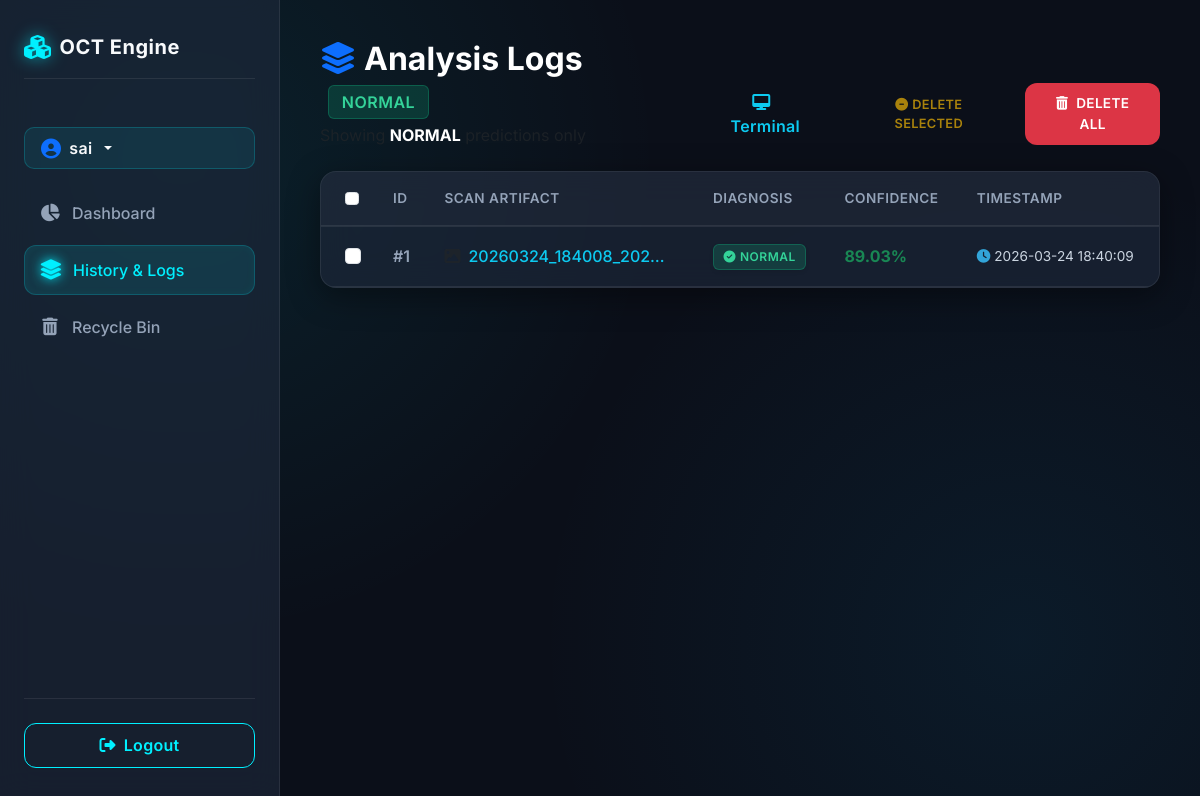
The page /history_filter?class=NORMAL (signed in) on the database its author committed.
### tables this page shows
CREATE TABLE users (
            id INTEGER PRIMARY KEY AUTOINCREMENT,
            name TEXT NOT NULL,
            email TEXT NOT NULL UNIQUE,
            password_hash TEXT NOT NULL,
            created_at TEXT NOT NULL
        );

CREATE TABLE predictions (
            id INTEGER PRIMARY KEY AUTOINCREMENT,
            user_id INTEGER NOT NULL,
            filename TEXT NOT NULL,
            predicted_class TEXT NOT NULL,
            confidence REAL NOT NULL,
            actual_confidence REAL,
            created_at TEXT NOT NULL,
            FOREIGN KEY (user_id) REFERENCES users(id)
        );

### app.py (the view)
@app.route('/history_filter')
@login_required
def history_filter():
    filter_class = request.args.get('class', '').upper()
    rows = get_user_predictions(session['user_id'], filter_class=filter_class or None)
    return render_template('history.html', rows=rows, filter_class=filter_class)

### app.py (called while the page is built, shortened)
def get_db_connection():
    conn = sqlite3.connect(app.config['DATABASE'])
    conn.row_factory = sqlite3.Row
    return conn

def get_user_by_id(user_id):
    conn = get_db_connection()
    user = conn.execute(
        "SELECT * FROM users WHERE id = ?",
        (user_id,)
    ).fetchone()
    conn.close()
    return user

def get_user_predictions(user_id, filter_class=None):
    conn = get_db_connection()
    if filter_class == 'ABNORMAL':
        rows = conn.execute("""
            SELECT *, ROW_NUMBER() OVER (PARTITION BY user_id ORDER BY id) AS row_num
            FROM predictions
            WHERE user_id = ? AND predicted_class != 'NORMAL'
            ORDER BY id DESC
        """, (user_id,)).fetchall()
    elif filter_class and filter_class != 'ABNORMAL':
        rows = conn.execute("""
            SELECT *, ROW_NUMBER() OVER (PARTITION BY user_id ORDER BY id) AS row_num
            FROM predictions
            WHERE user_id = ? AND predicted_class = ?
            ORDER BY id DESC
        """, (user_id, filter_class)).fetchall()
    conn.close()
    return rows

def login_required(view_func):
    @wraps(view_func)
    def wrapped(*args, **kwargs):
        if 'user_id' not in session:
            flash('Please login first.', 'warning')
            return redirect(url_for('login'))
        return view_func(*args, **kwargs)
    return wrapped

@app.context_processor
def inject_user():
    user = None
    if 'user_id' in session:
        user = get_user_by_id(session['user_id'])
    return dict(current_user=user)

### templates/history.html (shortened to what this page needs)
{% extends 'base.html' %}
{% block content %}
<div class="d-flex justify-content-between align-items-end mb-4">
    <div>
        <h2 class="fw-bold mb-1 text-white">
            <i class="fas fa-layer-group text-primary me-2"></i>Analysis Logs
            {% if filter_class %}
                <span class="badge bg-{% if filter_class == 'NORMAL' %}success{% else %}warning{% endif %} ms-2 fs-6">
                    {{ filter_class }}
                </span>
            {% endif %}
        </h2>
        <p class="text-muted mb-0">
            {% if filter_class %}
                Showing <strong class="text-white">{{ filter_class }}</strong> predictions only
            {% else %}
                Historical classification queries
            {% endif %}
        </p>
    </div>
    <div class="d-flex gap-2 align-items-center">
        <a href="{{ url_for('dashboard') }}" class="btn btn-outline-info">
            <i class="fas fa-desktop me-2"></i>Terminal
        </a>
        {% if rows %}
        <button type="button" class="btn btn-outline-warning text-uppercase" style="font-size:0.8rem;" id="deleteSelectedBtn" onclick="submitDeleteSelected()" disabled>
            <i class="fas fa-minus-circle me-1"></i>Delete Selected
        </button>
        {% endif %}
        <form method="POST" action="{{ url_for('clear_history') }}" onsubmit="return confirm('Delete ALL data logs? This cannot be undone.');">
            <button type="submit" class="btn btn-danger text-uppercase" style="font-size: 0.85rem; padding: 0.65rem 1rem;">
                <i class="fas fa-trash-can me-2"></i>Delete All
            </button>
        </form>
    </div>
</div>
<form method="POST" action="{{ url_for('delete_selected') }}" id="deleteSelectedForm">
    <div class="glass-card">
        <div class="card-body p-0">
            {% if rows %}
            <div class="table-responsive">
                <table class="table table-hover align-middle mb-0">
                    <thead style="background: rgba(255,255,255,0.02);">
                        <tr>
                            <th class="ps-4" style="width:44px;">
                                <input type="checkbox" class="form-check-input" id="selectAll" title="Select All">
                            </th>
                            <th>ID</th>
                            <th>Scan Artifact</th>
                            <th>Diagnosis</th>
                            <th>Confidence</th>
                            <th class="pe-4">Timestamp</th>
                        </tr>
                    </thead>
                    <tbody>
                        {% for row in rows %}
                        <tr class="row-item" data-id="{{ row['id'] }}">
                            <td class="ps-4 border-glass">
                                <input type="checkbox" class="form-check-input row-checkbox" name="selected_ids" value="{{ row['id'] }}">
                            </td>
                            <td class="border-glass fw-semibold" style="color:#94a3b8;">#{{ row['row_num'] }}</td>
                            <td class="border-glass">
                                <a href="{{ url_for('uploaded_file', filename=row['filename']) }}" target="_blank" class="text-info text-decoration-none fw-medium d-flex align-items-center">
                                    <i class="fas fa-image text-muted me-2"></i>
                                    <span class="text-truncate" style="max-width: 200px; display:inline-block;">{{ row['filename'] }}</span>
                                </a>
                            </td>
                            <td class="border-glass">
                                {% if row['predicted_class'] == 'NORMAL' %}
                                    <span class="badge bg-success shadow-sm"><i class="fas fa-check-circle me-1"></i>{{ row['predicted_class'] }}</span>
                                {% else %}
                                    <span class="badge bg-warning text-dark shadow-sm"><i class="fas fa-exclamation-triangle me-1"></i>{{ row['predicted_class'] }}</span>
                                {% endif %}
                            </td>
                            <td class="border-glass fw-bold {% if row['confidence'] > 0.8 %}text-success{% else %}text-info{% endif %}">
                                {{ '%.2f'|format(row['confidence'] * 100) }}%
                            </td>
                            <td class="border-glass" style="min-width: 160px; font-size: 0.85rem; white-space: nowrap; color:#cbd5e1;">
                                <i class="fas fa-clock me-1" style="color:#38bdf8; opacity:0.85;"></i>{{ row['created_at'] }}
                            </td>
                        </tr>
                        {% endfor %}
                    </tbody>
                </table>
            </div>
            {% endif %}
        </div>
    </div>
</form>
{% endblock %}

### templates/base.html (shortened to what this page needs)
<!DOCTYPE html>
<html lang="en">
<head>
    <link href="https://cdn.jsdelivr.net/npm/bootstrap@5.3.3/dist/css/bootstrap.min.css" rel="stylesheet">
    <link href="https://cdnjs.cloudflare.com/ajax/libs/font-awesome/6.5.2/css/all.min.css" rel="stylesheet">
    <link href="{{ url_for('static', filename='css/style.css') }}" rel="stylesheet">
</head>
<body class="{% if not current_user %}auth-page-body{% endif %}">
    {% if current_user %}
    <div class="app-container">
        <aside class="sidebar" id="sidebar">
            <div class="sidebar-header">
                <a href="{{ url_for('dashboard') }}" class="sidebar-brand text-decoration-none">
                    <i class="fas fa-cubes me-2"></i>
                    <span>OCT Engine</span>
                </a>
            </div>
            <div class="dropdown mt-2 mb-1">
                <button class="btn w-100 d-flex align-items-center gap-2 text-start px-3 py-2 dropdown-toggle"
                    type="button" data-bs-toggle="dropdown" aria-expanded="false"
                    style="background: rgba(0,240,255,0.08); border: 1px solid rgba(0,240,255,0.2); border-radius: 10px; color: #f8fafc; transition: all 0.2s;"
                    onmouseover="this.style.background='rgba(0,240,255,0.15)'"
                    onmouseout="this.style.background='rgba(0,240,255,0.08)'">
                    <i class="fas fa-user-circle fa-lg text-primary"></i>
                    <span class="text-truncate fw-semibold" style="max-width:120px;">{{ current_user['name'] }}</span>
                </button>
            </div>
            <ul class="nav-menu mt-3">
                <li class="nav-item">
                    <a href="{{ url_for('dashboard') }}" class="nav-link {% if request.endpoint == 'dashboard' %}active{% endif %}">
                        <i class="fas fa-chart-pie"></i>
                        <span>Dashboard</span>
                    </a>
                </li>
                <li class="nav-item">
                    <a href="{{ url_for('history') }}" class="nav-link {% if request.endpoint == 'history' or request.endpoint == 'history_filter' %}active{% endif %}">
                        <i class="fas fa-layer-group"></i>
                        <span>History &amp; Logs</span>
                    </a>
                </li>
                <li class="nav-item">
                    <a href="{{ url_for('recycle_bin') }}" class="nav-link {% if request.endpoint == 'recycle_bin' %}active{% endif %}">
                        <i class="fas fa-trash-can"></i>
                        <span>Recycle Bin</span>
                    </a>
                </li>
            </ul>
            <div class="sidebar-footer">
                <a href="{{ url_for('logout') }}" class="btn btn-outline-primary w-100 d-flex align-items-center justify-content-center gap-2">
                    <i class="fas fa-sign-out-alt"></i> Logout
                </a>
            </div>
        </aside>
        <main class="main-content">
            {% block content %}{% endblock %}
        </main>
    </div>
    {% endif %}
</body>
</html>

### static/css/style.css (style rules this page uses)
:root { --bg-main: #0b0f19; --surface-glass: rgba(30, 41, 59, 0.65); --surface-glass-hover: rgba(45, 55, 72, 0.85); --primary: #00f0ff; --primary-dark: #00b8cc; --success: #10b981; --warning: #f59e0b; --danger: #ef4444; --info: #0ea5e9; --text-main: #f8fafc; --text-muted: #94a3b8; --border-glass: rgba(255, 255, 255, 0.08); --border-light: rgba(255, 255, 255, 0.15); --shadow-glass: 0 8px 32px 0 rgba(0, 0, 0, 0.4); --shadow-glow: 0 0 20px rgba(0, 240, 255, 0.2); --radius-lg: 16px; --radius-md: 12px; }
html, body { height: 100%; }
body { font-family: 'Inter', sans-serif; color: var(--text-main); background-color: var(--bg-main); background-image: radial-gradient(circle at 15% 20%, rgba(0, 240, 255, 0.08) 0%, transparent 40%), radial-gradient(circle at 85% 80%, rgba(14, 165, 233, 0.08) 0%, transparent 40%); background-attachment: fixed; background-size: cover; min-height: 100vh; overflow-x: hidden; }
a { color: var(--primary); text-decoration: none; transition: 0.3s; }
.app-container { display: flex; min-height: 100vh; }
.sidebar { width: 280px; background: var(--surface-glass); backdrop-filter: blur(16px); -webkit-backdrop-filter: blur(16px); border-right: 1px solid var(--border-glass); padding: 2rem 1.5rem; display: flex; flex-direction: column; position: fixed; height: 100vh; z-index: 1000; transition: transform 0.3s ease; }
.sidebar-header { margin-bottom: 2.5rem; padding-bottom: 1rem; border-bottom: 1px solid var(--border-glass); display: flex; align-items: center; gap: 12px; }
.sidebar-brand { font-size: 1.25rem; font-weight: 700; color: var(--text-main); letter-spacing: 0.5px; display: flex; align-items: center; }
.sidebar-brand i { color: var(--primary); font-size: 1.5rem; filter: drop-shadow(0 0 8px rgba(0,240,255,0.6)); }
.nav-menu { list-style: none; padding: 0; margin: 0; display: flex; flex-direction: column; gap: 0.5rem; }
.nav-item .nav-link { display: flex; align-items: center; gap: 12px; padding: 12px 16px; border-radius: var(--radius-md); color: var(--text-muted); font-weight: 500; transition: all 0.3s ease; }
.nav-item .nav-link i { font-size: 1.1rem; width: 20px; text-align: center; transition: transform 0.3s ease; }
.nav-item .nav-link:hover, .nav-item .nav-link.active { background: rgba(0, 240, 255, 0.1); color: var(--primary); border: 1px solid rgba(0, 240, 255, 0.2); box-shadow: inset 0 0 10px rgba(0,240,255,0.05); }
.nav-item .nav-link:hover i, .nav-item .nav-link.active i { transform: scale(1.15); filter: drop-shadow(0 0 5px var(--primary)); }
.sidebar-footer { margin-top: auto; padding-top: 1.5rem; border-top: 1px solid var(--border-glass); }
.main-content { flex-grow: 1; margin-left: 280px; min-height: 100vh; padding: 2.5rem; display: flex; flex-direction: column; }
.glass-card, .stat-card, .card { background: var(--surface-glass); backdrop-filter: blur(16px); -webkit-backdrop-filter: blur(16px); border: 1px solid var(--border-glass); border-radius: var(--radius-lg); box-shadow: var(--shadow-glass); transition: transform 0.3s ease, box-shadow 0.3s ease, border-color 0.3s ease; color: var(--text-main); overflow: hidden; }
.btn { border-radius: var(--radius-md); font-weight: 600; padding: 0.6rem 1.2rem; transition: all 0.3s ease; letter-spacing: 0.3px; border: none; }
.btn-outline-primary { background: transparent; border: 1px solid var(--primary); color: var(--primary); }
.table { color: var(--text-main); --bs-table-bg: transparent; --bs-table-color: var(--text-main); --bs-table-border-color: var(--border-glass); }
.table thead th { font-weight: 600; color: var(--text-muted); border-bottom: 2px solid var(--border-glass); letter-spacing: 0.5px; text-transform: uppercase; font-size: 0.85rem; }
.table tbody tr { transition: background-color 0.2s ease; }
.table td, .table th { padding: 1rem; vertical-align: middle; }
.badge { padding: 0.5em 0.8em; border-radius: 6px; font-weight: 600; letter-spacing: 0.5px; }
.bg-success { background-color: rgba(16, 185, 129, 0.2) !important; color: #34d399 !important; border: 1px solid rgba(16, 185, 129, 0.3); }

### rows shown on the page
users: name "sai"
predictions: predicted_class "NORMAL", row_num "1", filename "20260324_184008_202…", row['confidence']*100 "89.03", created_at "2026-03-24 18:40:09"
